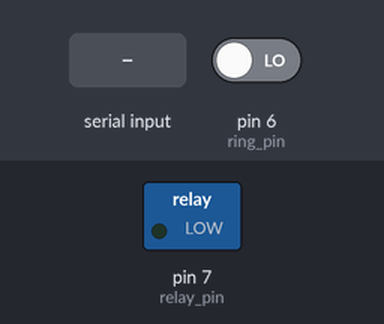
Simulated run of this sketch. Board: Arduino Uno, built with avr-gcc and run on an emulated ATmega328P. Shown: switched loads named in the sketch (green lamp = pin HIGH). The inputs (shaded band) are chosen by the test bench; at power-on: pin 6 (ring_pin) LOW. What the sketch prints to the serial monitor is not drawn.

Above: at 1.2 s.
1.3 s: "g" received over Serial
At 1.7 s:
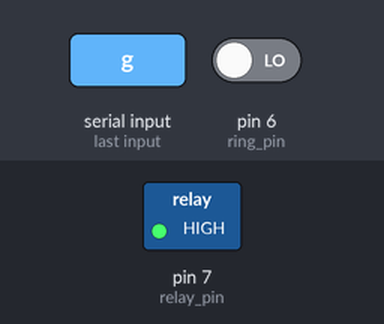
3.3 s: pin 6 (ring_pin) driven HIGH
Timing chart, 0 to 6.3 s (numbered marks = the images above; inputs shaded):
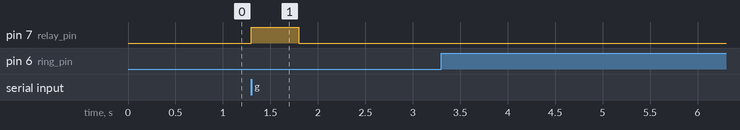

The sketch:

caja_10_patio.ino
```cpp
#define relay_pin 7
#define ring_pin 6

int ring;
int push_delay = 500;

void setup() {
  pinMode(relay_pin, OUTPUT);
  pinMode(ring_pin, INPUT);
  digitalWrite(relay_pin, LOW);
  Serial.begin(9600);
}

void loop() {
  digitalWrite(relay_pin, LOW);
  ring = digitalRead(ring_pin);
  if(ring==1){
    enviar_ring();
  }
  if(Serial.available() > 0){
    char leer = Serial.read();
    if(leer=='g'){
      digitalWrite(relay_pin, HIGH);
      delay(push_delay);
      digitalWrite(relay_pin, LOW);
    }
    if(leer=='1'){
      push_delay = 500;
    }
    if(leer=='2'){
      push_delay = 1000;
    }
   }
}

void enviar_ring() {
  Serial.println("timbre,binary,1,1");
  delay(3000);
}
```

Measured:
- after the input at 1.3 s, pin 7 (relay_pin): LOW → HIGH at once, → LOW 0.50 s later
- after the input at 3.3 s, every drawn part: stays the same
